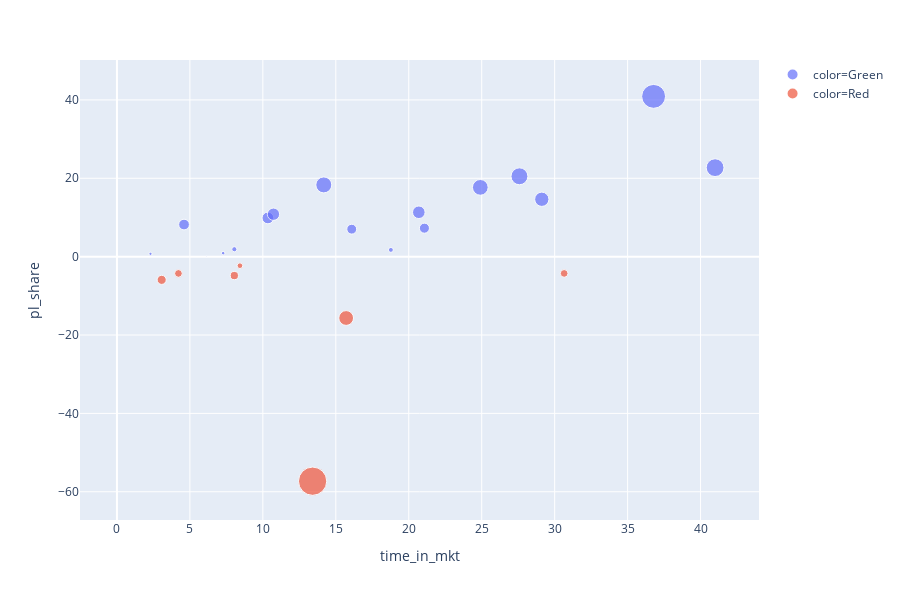

The notebook cell this image was saved under:
### Code cell
# Plotting time in market vs profit loss contribution
fig = px.scatter(stocks,
                 y="pl_share",
                 x="time_in_mkt",
                 hover_data=['stock'],
                 size='abs_pl_share',
                 color='color',
)
fig.show()

### Figure 1 — Plotly figure (JSON) as saved in the notebook; plotly's stock layout.template omitted (floating-point values rounded to 4 significant figures)
{"data": [{"customdata": [["X1297"], ["X2127"], ["X2648"], ["X3055"], ["X3351"], ["X4263"], ["X5041"], ["X5787"], ["X633"], ["X7369"], ["X7630"], ["X7857"], ["X8053"], ["X8064"], ["X8740"], ["X9234"], ["X925"]], "hoverlabel": {"namelength": 0}, "hovertemplate": "color=Green<br>time_in_mkt=%{x}<br>pl_share=%{y}<br>abs_pl_share=%{marker.size}<br>stock=%{customdata[0]}", "legendgroup": "color=Green", "marker": {"color": "#636efa", "size": [8.194, 7.013, 14.64, 17.68, 7.269, 22.71, 0.8936, 18.31, 9.879, 0.05085, 11.33, 1.725, 0.7272, 20.51, 10.83, 1.89, 40.91], "sizemode": "area", "sizeref": 0.1432, "symbol": "circle"}, "mode": "markers", "name": "color=Green", "showlegend": true, "type": "scatter", "x": [4.598, 16.09, 29.12, 24.9, 21.07, 41.0, 7.28, 14.18, 10.34, 6.13, 20.69, 18.77, 2.299, 27.59, 10.73, 8.046, 36.78], "xaxis": "x", "y": [8.194, 7.013, 14.64, 17.68, 7.269, 22.71, 0.8936, 18.31, 9.879, 0.05085, 11.33, 1.725, 0.7272, 20.51, 10.83, 1.89, 40.91], "yaxis": "y"}, {"customdata": [["X1305"], ["X2734"], ["X4868"], ["X5080"], ["X6570"], ["X750"], ["X8779"], ["X894"]], "hoverlabel": {"namelength": 0}, "hovertemplate": "color=Red<br>time_in_mkt=%{x}<br>pl_share=%{y}<br>abs_pl_share=%{marker.size}<br>stock=%{customdata[0]}", "legendgroup": "color=Red", "marker": {"color": "#EF553B", "size": [0, 5.921, 15.66, 57.3, 4.282, 2.307, 4.826, 4.277], "sizemode": "area", "sizeref": 0.1432, "symbol": "circle"}, "mode": "markers", "name": "color=Red", "showlegend": true, "type": "scatter", "x": [0, 3.065, 15.71, 13.41, 4.215, 8.429, 8.046, 30.65], "xaxis": "x", "y": [0, -5.921, -15.66, -57.3, -4.282, -2.307, -4.826, -4.277], "yaxis": "y"}], "layout": {"height": 600, "legend": {"itemsizing": "constant", "tracegroupgap": 0}, "margin": {"t": 60}, "xaxis": {"anchor": "y", "domain": [0, 1], "title": {"text": "time_in_mkt"}}, "yaxis": {"anchor": "x", "domain": [0, 1], "title": {"text": "pl_share"}}}}
